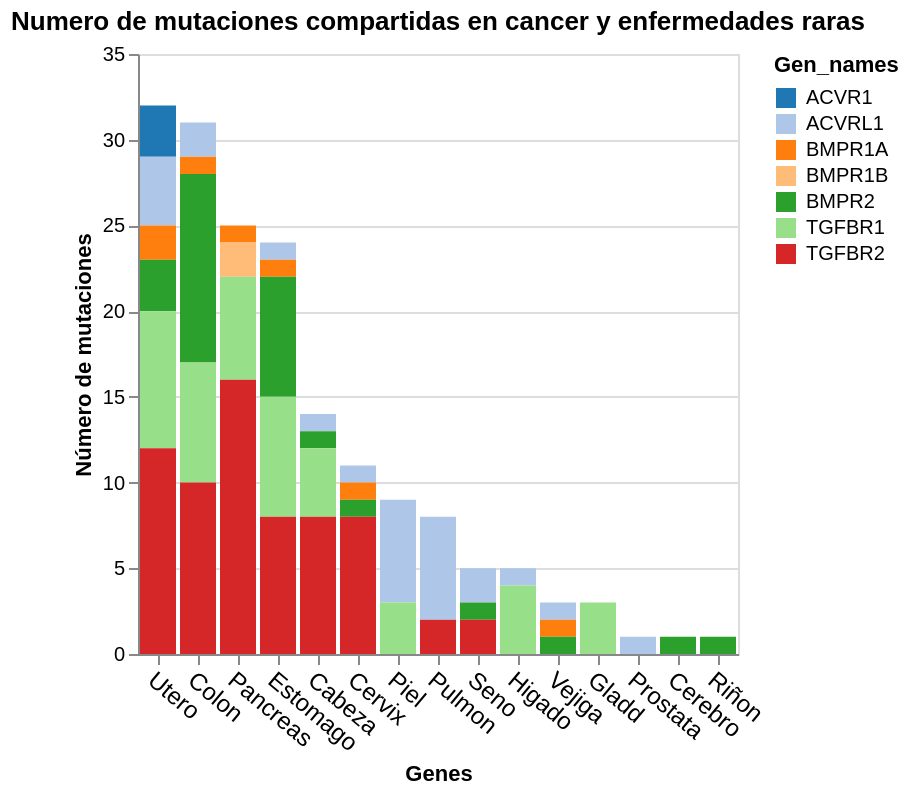

Write notebook code for a chart like this one.
### Code cell
alt.Chart(df_cross_variations
).transform_aggregate(
    unique_aa_mutation='distinct(aa_mutation)',
    groupby=['Gen_names','tipo_cancer', 'aa_mutation']
).mark_bar().encode(
    y=alt.Y('count(unique_aa_mutation):Q', title='Número de mutaciones'),
    x=alt.X('tipo_cancer', sort='-y', title='Genes',axis=alt.Axis(
              labelAngle=40, labelFontSize=12)),
    color=alt.Color('Gen_names', scale=alt.Scale(scheme='category20')),
     tooltip=['count(unique_aa_mutation):Q', 'Gen_names', 'tipo_cancer' ]
).properties(
    title="Numero de mutaciones compartidas en cancer y enfermedades raras"
)

### Figure 1 — Vega-Lite specification as saved in the notebook (floating-point values rounded to 4 significant figures; data arrays with more than 128 entries replaced by an {"elided": "..."} marker saying what was removed)
{"config": {"view": {"continuousWidth": 300, "continuousHeight": 300}}, "data": {"name": "data-fe4ebe6da531f1fe67d98fb4cfdd84f9"}, "mark": {"type": "bar"}, "encoding": {"color": {"field": "Gen_names", "scale": {"scheme": "category20"}, "type": "nominal"}, "tooltip": [{"aggregate": "count", "field": "unique_aa_mutation", "type": "quantitative"}, {"field": "Gen_names", "type": "nominal"}, {"field": "tipo_cancer", "type": "nominal"}], "x": {"axis": {"labelAngle": 40, "labelFontSize": 12}, "field": "tipo_cancer", "sort": "-y", "title": "Genes", "type": "nominal"}, "y": {"aggregate": "count", "field": "unique_aa_mutation", "title": "Número de mutaciones", "type": "quantitative"}}, "title": "Numero de mutaciones compartidas en cancer y enfermedades raras", "transform": [{"aggregate": [{"op": "distinct", "field": "aa_mutation", "as": "unique_aa_mutation"}], "groupby": ["Gen_names", "tipo_cancer", "aa_mutation"]}], "$schema": "https://vega.github.io/schema/vega-lite/v5.17.0.json", "datasets": {"data-fe4ebe6da531f1fe67d98fb4cfdd84f9": {"elided": "305 records"}}}
